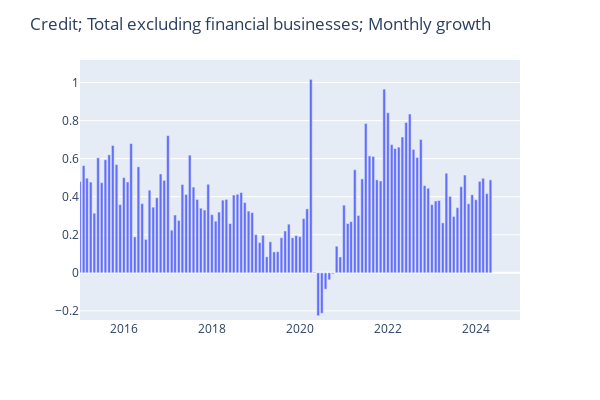

Notebook code for this chart:
### Code cell
startDateExample = datetime(2015, 1, 1)
endDateExample = datetime(2024, 12, 31)
seriesToGraph = 'Credit; Total excluding financial businesses; Monthly growth'

graph_series(seriesToGraph, df, startDateExample, endDateExample)

### Figure 1 — Plotly figure (JSON) as saved in the notebook; plotly's stock layout.template omitted (floating-point values rounded to 4 significant figures; data arrays with more than 128 entries replaced by an {"elided": "..."} marker saying what was removed)
{"data": [{"alignmentgroup": "True", "hovertemplate": "Date=%{x}<br>Credit; Total excluding financial businesses; Monthly growth=%{y}<extra></extra>", "legendgroup": "", "marker": {"color": "#636efa", "pattern": {"shape": ""}}, "name": "", "offsetgroup": "", "orientation": "v", "showlegend": false, "textposition": "auto", "type": "bar", "x": {"elided": "572 str values"}, "xaxis": "x", "y": {"elided": "572 float values"}, "yaxis": "y"}], "layout": {"barmode": "relative", "height": 400, "hovermode": "x", "legend": {"tracegroupgap": 0}, "margin": {"t": 60}, "title": {"text": "Credit; Total excluding financial businesses; Monthly growth"}, "width": 600, "xaxis": {"anchor": "y", "domain": [0, 1], "range": ["2015-01-01T00:00:00", "2024-12-31T00:00:00"], "title": {"text": " "}, "type": "date"}, "yaxis": {"anchor": "x", "domain": [0, 1], "range": [-0.2481, 1.118], "title": {"text": " "}, "type": "linear"}}}
